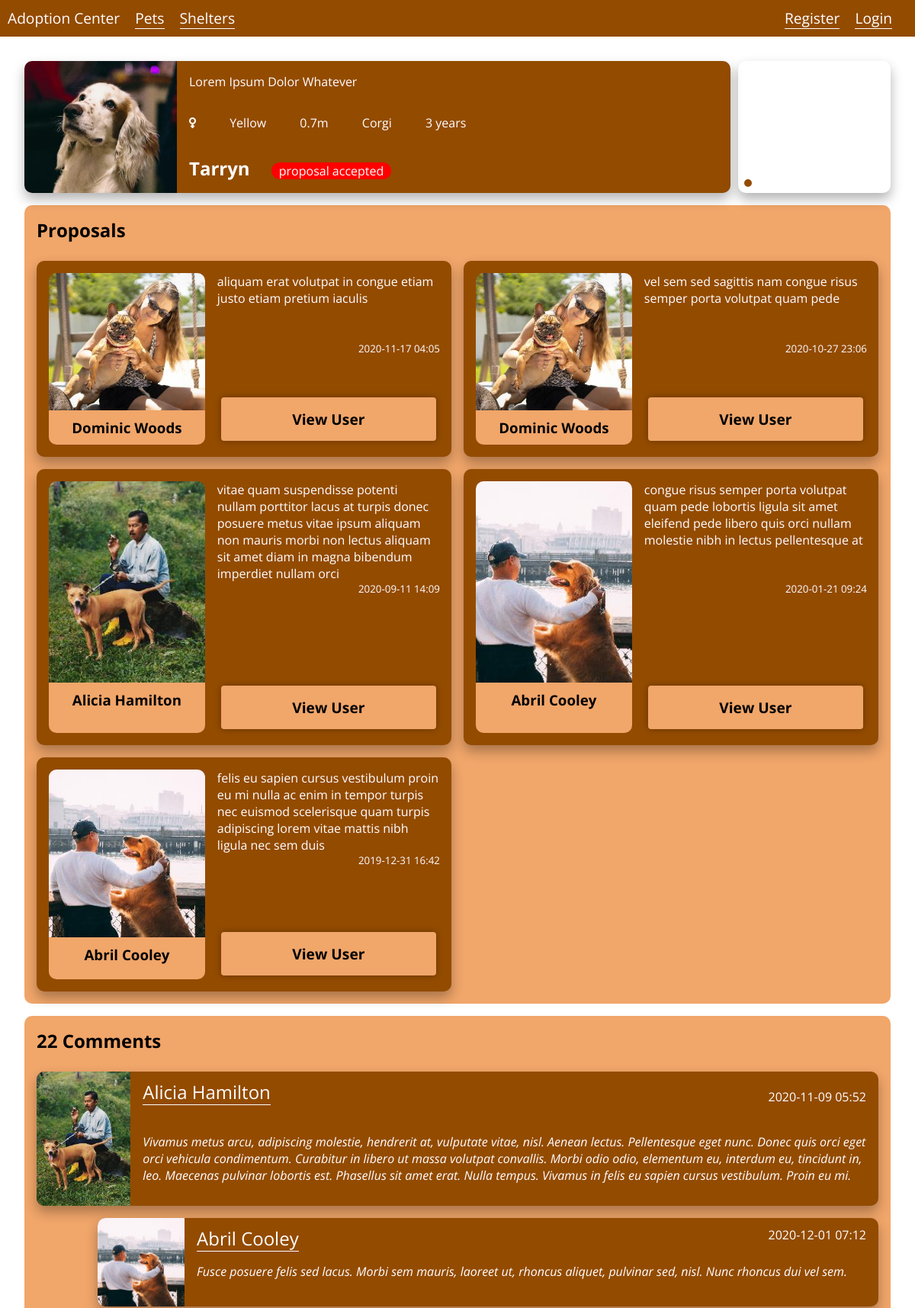
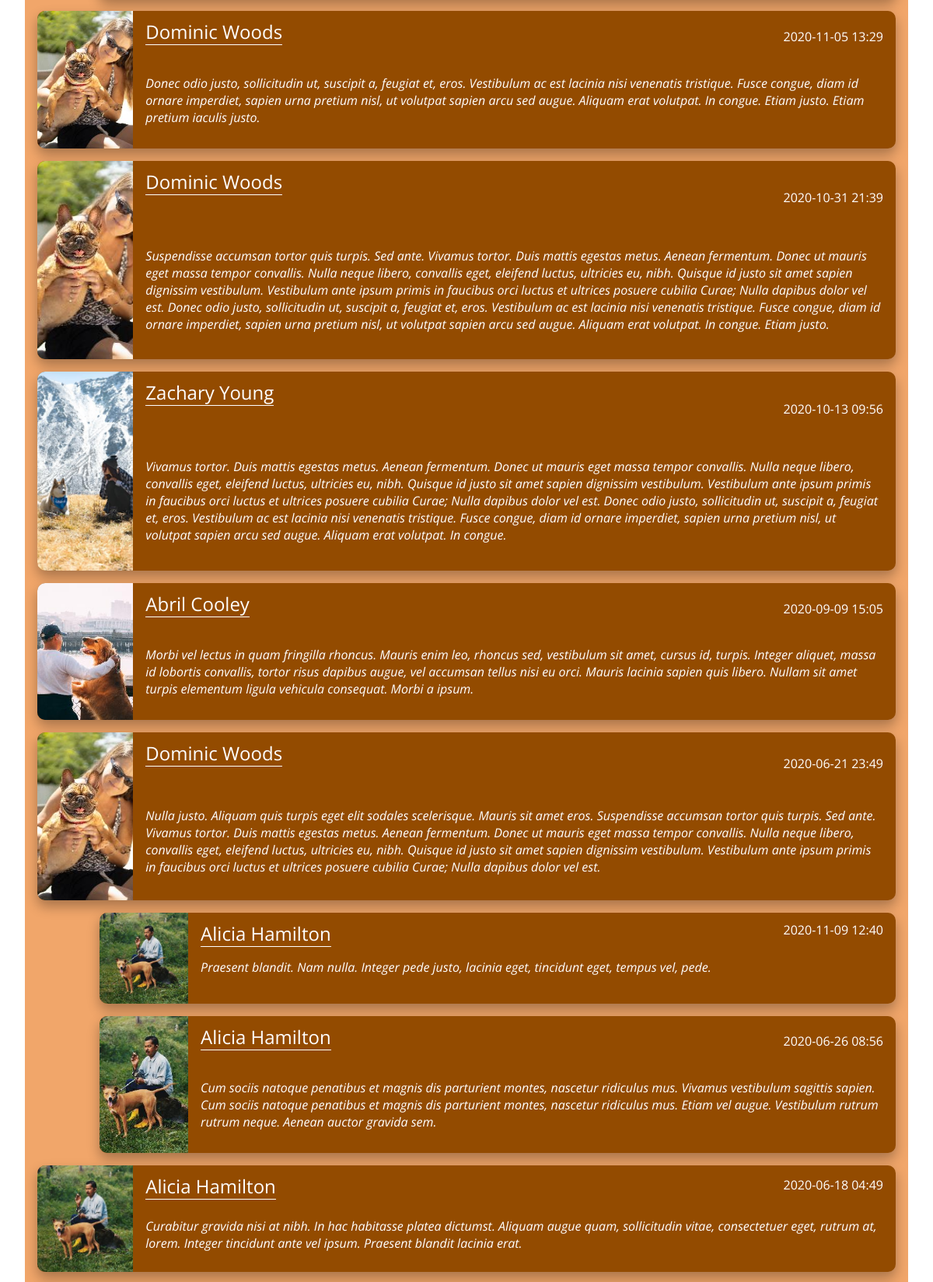
Page /pet_detail.php?id=4 (upper part) on the committed database (2 pictures, top to bottom).
### tables this page shows
CREATE TABLE Pets (
  pet_id    INTEGER PRIMARY KEY,
  name      VARCHAR,
  species   VARCHAR,
  size      FLOAT,
  color     VARCHAR,
  gender    INTEGER, -- (0 for male),
  info      VARCHAR,
  age       INTEGER,
  location  VARCHAR,
  state     VARCHAR -- Pets can be in several states (being prepared for adoption, prepared, proposal accepted, delivered, …).
);

CREATE TABLE ProposalsUser (
    prop_id     INTEGER PRIMARY KEY,
    pet_id      INTEGER,
    user_id     INTEGER,
    text        VARCHAR,
    date        VARCHAR,
    CONSTRAINT  prop_fk1 FOREIGN KEY (pet_id) REFERENCES Pets(pet_id),
    CONSTRAINT  prop_fk2 FOREIGN KEY (user_id) REFERENCES Users(user_id)
);

CREATE TABLE Users (
  user_id     INTEGER PRIMARY KEY,
  username    VARCHAR,
  password    TEXT,
  name        VARCHAR,
  info        VARCHAR
);

CREATE TABLE Comments (
    id INTEGER PRIMARY KEY,
    user_id INTEGER,
    pet_id INTEGER,
    date VARCHAR,
    text VARCHAR,
    CONSTRAINT  comm_fk1 FOREIGN KEY (pet_id) REFERENCES Pets(pet_id),
    CONSTRAINT  comm_fk2 FOREIGN KEY (user_id) REFERENCES Users(user_id)
);

CREATE TABLE Answers(
    id INTEGER PRIMARY KEY,
    comment_id INTEGER,
    date VARCHAR,
    text VARCHAR,
    user_id INTEGER,
    type VARCHAR, -- user or shelter
    constraint fk_comments FOREIGN KEY (comment_id) REFERENCES Comments
);

### pet_detail.php (called while the page is built, shortened)
<?php
include_once('database/connection.php');
include_once('database/pets.php');
include_once('database/users.php');
$pet = getPetByID($_GET['id']);
$proposals = getPetProposals($_GET['id']);
$comments = getPetComments($_GET['id']);
include('templates/common/header.php');
include('templates/common/navigation_bar.php');
include('templates/pets/pet_detail.php');
include('templates/common/footer.php');

### database/pets.php (called while the page is built, shortened)
<?php
function getPetProposals($petID) {
    global $db;
    if ($stmt = $db->prepare('
            SELECT *
            FROM ProposalsUser, Users
            WHERE pet_id = :id
            AND Users.user_id = ProposalsUser.user_id
            ORDER BY date DESC')
    ) {
        $stmt->bindParam(':id', $petID);
        $stmt->execute();
        return $stmt->fetchAll();
    }
    else {
        printf('errno: %d, error: %s', $db->errorCode(), $db->errorInfo()[2]);
        die;
    }
}
function getPetByID($petID) {
    global $db;
    if ($stmt = $db->prepare('SELECT * FROM Pets WHERE pet_id = :id')) {
        $stmt->bindParam(':id', $petID);
        $stmt->execute();
        return $stmt->fetch();
    }
    else {
        printf('errno: %d, error: %s', $db->errorCode(), $db->errorInfo()[2]);
        die;
    }
}
function getImageByPetId($petID){
    global $db;
    if ($stmt = $db->prepare('SELECT * FROM Pets_Images WHERE pet_id = :id')) {
        $stmt->bindParam(':id', $petID);
        $stmt->execute();
        return $stmt->fetch()[0];
    }
    else {
        printf('errno: %d, error: %s', $db->errorCode(), $db->errorInfo()[2]);
        die;
    }
}
function getPetComments($petID) {
    global $db;
    if ($stmt = $db->prepare('
            SELECT *
            FROM Comments, Users
            WHERE pet_id = :id
            AND Users.user_id = Comments.user_id
            ORDER BY date DESC')
    ) {
        $stmt->bindParam(':id', $petID);
        $stmt->execute();
        return $stmt->fetchAll();
    }
    else {
        printf('errno: %d, error: %s', $db->errorCode(), $db->errorInfo()[2]);
        die;
    }
}
function getCommentReplies($commentID) {
    global $db;
    if ($stmt = $db->prepare('SELECT * FROM Answers WHERE comment_id = :id')) {
        $stmt->bindParam(':id', $commentID);
        $stmt->execute();
        return $stmt->fetchAll();
    }
    else {
        printf('errno: %d, error: %s', $db->errorCode(), $db->errorInfo()[2]);
        die;
    }
}

### database/users.php (called while the page is built, shortened)
<?php
function getUserByID($id) {
    global $db;
    if ($stmt = $db->prepare('SELECT * FROM Users WHERE user_id = :id')) {
        $stmt->bindParam(':id', $id);
        $stmt->execute();
        return $stmt->fetch();
    }
    else {
        printf('errno: %d, error: %s', $db->errorCode(), $db->errorInfo()[2]);
        die;
    }
}

### templates/pets/pet_detail.php (the view, shortened to what this page needs)
<div class="page-content" id="pet-profile" >
    <div class="pet-bio">
        <a class="pet-image" style="background-image: url('database/images/pets/thumbs_medium/<?= getImageByPetId($_GET['id']) ?>.jpg')">
        </a>
        <section class="pet-info">
            <div id="title">
                <h2><?= $pet['name'] ?></h2>
                <span><?= $pet['state'] ?></span>
            </div>
            <div id="pet-details">
                <?php
                if ($pet['gender'] == 0)
                    echo '<i class="fas fa-mars"></i>';
                else
                    echo '<i class="fas fa-venus"></i>';
                ?>
                <span><?= $pet['color'] ?></span>
                <span><?= $pet['size'] ?>m</span>
                <span><?= $pet['species'] ?></span>
                <span><?= $pet['age'] . ' years' ?></span>
            </div>
            <p><?= $pet['info'] ?></p>
        </section>
        <?php
        if ($owner[1] == 'user') {
            echo '<a id="owner-info" href="user_profile.php?id=' . $owner[0] . '">';
            echo "<div class=\"img\" style=\"background-image: url('database/images/users/profile/thumbs_medium/" . $owner[0] . ".jpg')\"> </div>
                  <p>" . getUserByID($owner[0])['name'] . '</p>
                  </a>';
        }
        else {
            echo '<a id="owner-info" href="shelter_profile.php?id=' . $owner[0] . '">';
            echo "<div class=\"img\" style=\"background-image: url('database/images/shelters/profile/thumbs_medium/" . $owner[0] . ".jpg')\"></div>
                  <p>" . getShelterByID($owner[0])['name'] . '</p>
                  </a>';
        }
        ?>
    </div>
    <section id="proposals">
        <h2>Proposals</h2>
        <div class="grid-list">
            <?php foreach ($proposals as $proposal) { ?>
                <article class="adoption-proposal">
                    <div class="img" style="background-image: url('database/images/users/profile/thumbs_medium/<?= $proposal['user_id'] ?>.jpg"></div>
                    <h3><?= $proposal['name'] ?></h3>
                    <div class="user-details">
                        <p><?= $proposal['text'] ?></p>
                        <small><?= date("Y-m-d H:i", substr($proposal['date'], 0, 10)) ?></small>
                        <a href="user_profile.php?id=<?= $proposal['user_id'] ?>" class="button">View User</a>
                    </div>
                </article>
            <?php } ?>
        </div>
    </section>
    <section id="pet-comments">
        <h2><?= count($comments) ?> Comments</h2>
        <?php foreach ($comments as $comment) { ?>
            <div class="pet-comment">
                <a href="user_profile.php?id=<?= $comment['user_id'] ?>" class="user-image" style="background-image: url('database/images/users/profile/thumbs_medium/<?= $comment['user_id'] ?>.jpg')"></a>
                <span class="user"><a href="user_profile.php?id=<?= $comment['user_id'] ?>"><?= $comment['name'] ?></a></span>
                <span class="date"><?= date("Y-m-d H:i", substr($comment['date'], 0, 10)) ?></span>
                <p><?= $comment['text'] ?></p>
            </div>
            <?php
            $replies = getCommentReplies($comment['id']);
            foreach ($replies as $reply) {
                if ($reply['type'] == "user") {
                    echo '<div class="pet-answer">';
                    echo "<a href=\"user_profile.php?id=" . $reply['user_id'] . "\" class=\"user-image\" style=\"background-image: url('database/images/users/profile/thumbs_medium/" . $reply['user_id'] . ".jpg')\"></a>";
                    echo "<span class=\"user\"><a href=\"user_profile.php?id=" . $reply['user_id'] . "\">" . getUserByID($reply['user_id'])['name'] . "</a></span>";
                    echo "<span class=\"date\">" . date("Y-m-d H:i", substr($reply['date'], 0, 10)) . "</span>";
                    echo "<p>" . $reply['text'] . "</p>";
                    echo "</div>";
                }
            }
            ?>
        <?php } ?>
    </section>
</div>

### rows in the picture
pets: name "Tarryn", state "proposal accepted", color "Yellow", size "0.7", species "Corgi", age "3", info "Lorem Ipsum Dolor Whatever"
proposalsuser: user.name "Dominic Woods", text "aliquam erat volutpat in congue etiam justo etiam pretium iaculis", date "2020-11-17 04:05"
proposalsuser: user.name "Dominic Woods", text "vel sem sed sagittis nam congue risus semper porta volutpat quam pede", date "2020-10-27 23:06"
proposalsuser: shows a picture, user.name "Alicia Hamilton", text "vitae quam suspendisse potenti nullam porttitor lacus at turpis donec posuere metus vitae ipsum aliquam non mauris morbi non lectus aliquam sit amet diam in magna bibendum imperdiet nullam orci", date "2020-09-11 14:09"
proposalsuser: user.name "Abril Cooley", text "congue risus semper porta volutpat quam pede lobortis ligula sit amet eleifend pede libero quis orci nullam molestie nibh in lectus pellentesque at", date "2020-01-21 09:24"
proposalsuser: user.name "Abril Cooley", text "felis eu sapien cursus vestibulum proin eu mi nulla ac enim in tempor turpis nec euismod scelerisque quam turpis adipiscing lorem vitae mattis nibh ligula nec sem duis", date "2019-12-31 16:42"
comments: user.name "Alicia Hamilton", date "2020-11-09 05:52", text "Vivamus metus arcu, adipiscing molestie, hendrerit at, vulputate vitae, nisl. Aenean lectus. Pellentesque eget nunc. Donec quis orci eget orci vehicula condimentum. Curabitur in libero ut massa volutpat convallis. Morbi odio odio, elementum eu, interdum eu, tincidunt in, leo. Maecenas pulvinar lobortis est. Phasellus sit amet erat. Nulla tempus. Vivamus in felis eu sapien cursus vestibulum. Proin eu mi."
answers: shows a picture, user.name "Abril Cooley", date "2020-12-01 07:12", text "Fusce posuere felis sed lacus. Morbi sem mauris, laoreet ut, rhoncus aliquet, pulvinar sed, nisl. Nunc rhoncus dui vel sem."
comments: user.name "Dominic Woods", date "2020-11-05 13:29", text "Donec odio justo, sollicitudin ut, suscipit a, feugiat et, eros. Vestibulum ac est lacinia nisi venenatis tristique. Fusce congue, diam id ornare imperdiet, sapien urna pretium nisl, ut volutpat sapien arcu sed augue. Aliquam erat volutpat. In congue. Etiam justo. Etiam pretium iaculis justo."
comments: user.name "Dominic Woods", date "2020-10-31 21:39", text "Suspendisse accumsan tortor quis turpis. Sed ante. Vivamus tortor. Duis mattis egestas metus. Aenean fermentum. Donec ut mauris eget massa tempor convallis. Nulla neque libero, convallis eget, eleifend luctus, ultricies eu, nibh. Quisque id justo sit amet sapien dignissim vestibulum. Vestibulum ante ipsum primis in faucibus orci luctus et ultrices posuere cubilia Curae; Nulla dapibus dolor vel est. Donec odio justo, sollicitudin ut, suscipit a, feugiat et, eros. Vestibulum ac est lacinia nisi venenatis tristique. Fusce congue, diam id ornare imperdiet, sapien urna pretium nisl, ut volutpat sapien arcu sed augue. Aliquam erat volutpat. In congue. Etiam justo."
comments: shows a picture, user.name "Zachary Young", date "2020-10-13 09:56", text "Vivamus tortor. Duis mattis egestas metus. Aenean fermentum. Donec ut mauris eget massa tempor convallis. Nulla neque libero, convallis eget, eleifend luctus, ultricies eu, nibh. Quisque id justo sit amet sapien dignissim vestibulum. Vestibulum ante ipsum primis in faucibus orci luctus et ultrices posuere cubilia Curae; Nulla dapibus dolor vel est. Donec odio justo, sollicitudin ut, suscipit a, feugiat et, eros. Vestibulum ac est lacinia nisi venenatis tristique. Fusce congue, diam id ornare imperdiet, sapien urna pretium nisl, ut volutpat sapien arcu sed augue. Aliquam erat volutpat. In congue."
comments: shows a picture, user.name "Abril Cooley", date "2020-09-09 15:05", text "Morbi vel lectus in quam fringilla rhoncus. Mauris enim leo, rhoncus sed, vestibulum sit amet, cursus id, turpis. Integer aliquet, massa id lobortis convallis, tortor risus dapibus augue, vel accumsan tellus nisi eu orci. Mauris lacinia sapien quis libero. Nullam sit amet turpis elementum ligula vehicula consequat. Morbi a ipsum."
comments: user.name "Dominic Woods", date "2020-06-21 23:49", text "Nulla justo. Aliquam quis turpis eget elit sodales scelerisque. Mauris sit amet eros. Suspendisse accumsan tortor quis turpis. Sed ante. Vivamus tortor. Duis mattis egestas metus. Aenean fermentum. Donec ut mauris eget massa tempor convallis. Nulla neque libero, convallis eget, eleifend luctus, ultricies eu, nibh. Quisque id justo sit amet sapien dignissim vestibulum. Vestibulum ante ipsum primis in faucibus orci luctus et ultrices posuere cubilia Curae; Nulla dapibus dolor vel est."
answers: user.name "Alicia Hamilton", date "2020-11-09 12:40", text "Praesent blandit. Nam nulla. Integer pede justo, lacinia eget, tincidunt eget, tempus vel, pede."
answers: user.name "Alicia Hamilton", date "2020-06-26 08:56", text "Cum sociis natoque penatibus et magnis dis parturient montes, nascetur ridiculus mus. Vivamus vestibulum sagittis sapien. Cum sociis natoque penatibus et magnis dis parturient montes, nascetur ridiculus mus. Etiam vel augue. Vestibulum rutrum rutrum neque. Aenean auctor gravida sem."
comments: user.name "Alicia Hamilton", date "2020-06-18 04:49", text "Curabitur gravida nisi at nibh. In hac habitasse platea dictumst. Aliquam augue quam, sollicitudin vitae, consectetuer eget, rutrum at, lorem. Integer tincidunt ante vel ipsum. Praesent blandit lacinia erat."

### other values in the picture
count($comments) "22"
